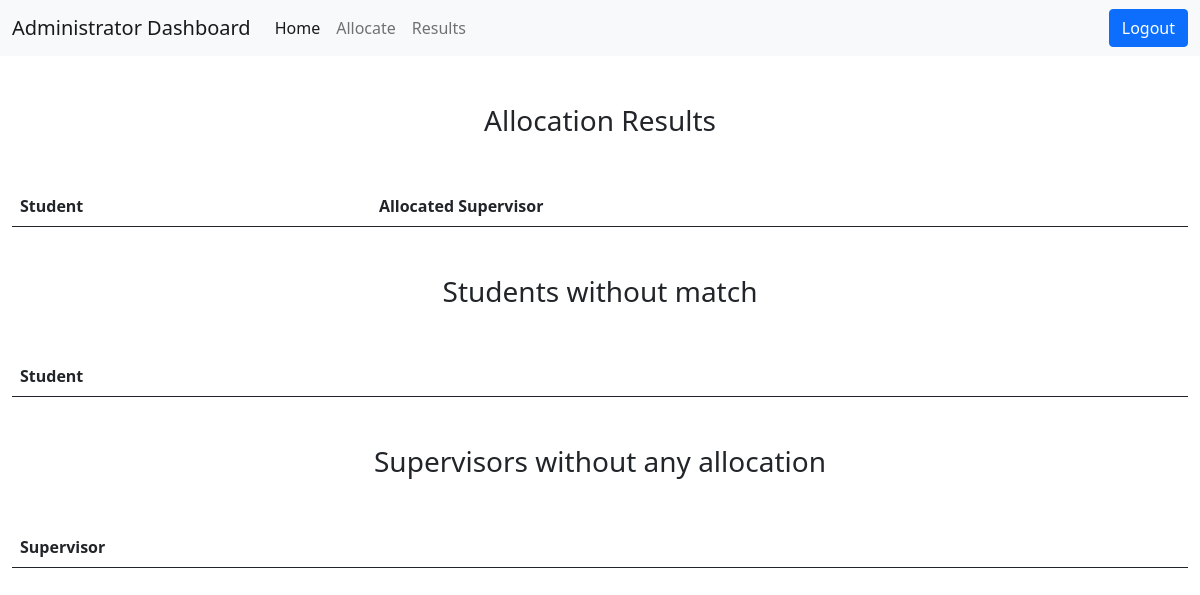
The app's page /dashboard/admin/results (signed in), older data.
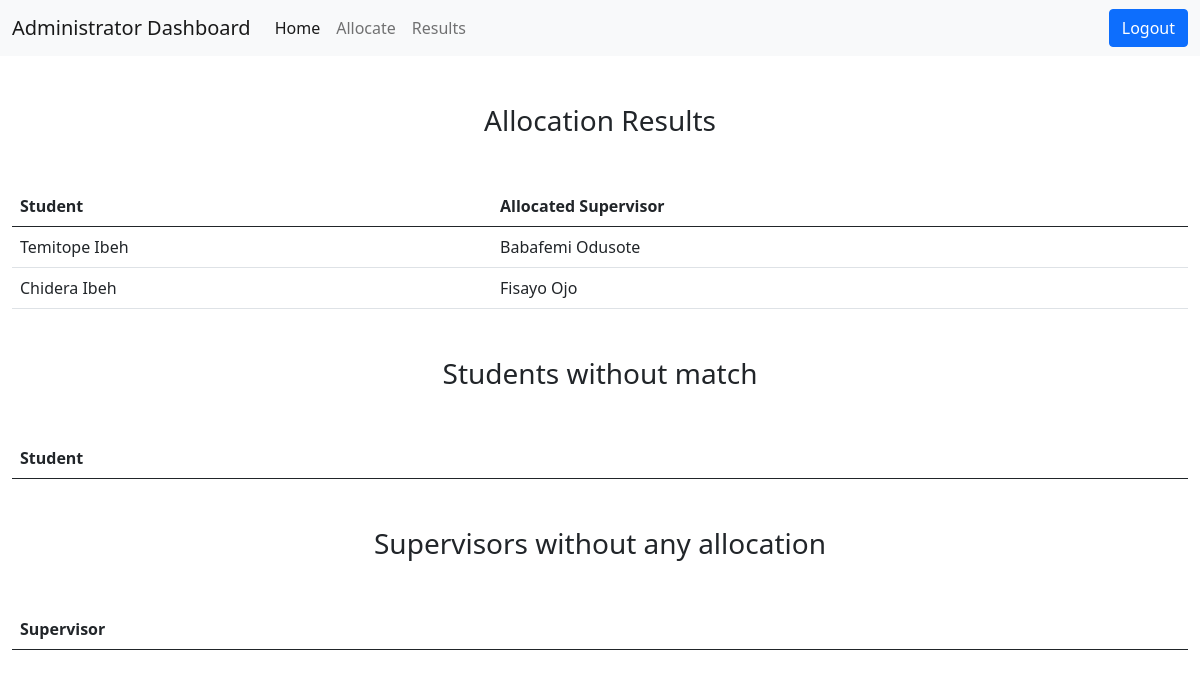
The same page, newer data.
### accounts/models.py (models this page shows, shortened)
class Allocated(models.Model):
    student = models.OneToOneField(UnallocatedStudents,  on_delete=models.CASCADE, null=False)
    supervisor = models.ForeignKey(UnallocatedSupervisors, on_delete=models.CASCADE, null=False)
    class Meta:
        verbose_name_plural = 'Allocated'

class UnallocatedStudents(models.Model):
    AREAS = (
        ('Artificial Intelligence - Robotics, Data Science, Algorithm Design, Machine Learning', 'Artificial Intelligence - Robotics, Data Science, Algorithm Design, Machine Learning'),
        ('Systems Engineering - Information Systems, Web Development, Mobile Development, Game Development, Software Development, Database Management', 'Systems Engineering - Information Systems, Web Development, Mobile Development, Game Development, Software Development, Database Management'),
        ('Networking and Communication - Network Administration, Telecommunication, Cloud Computing', 'Networking and Communication - Network Administration, Telecommunication, Cloud Computing'),
        ('Design and Animation','Design and Animation'),
        ('Cyber Security', 'Cyber Security'),
    )
    CATEGORY = (
        ('Research', 'Research'),
        ('Implementation', 'Implementation'),
        ('Research + Implementation', 'Research + Implementation'),
    )
    student = models.OneToOneField(Students,  on_delete=models.CASCADE, null=False)
    level = models.CharField(max_length=200,  default=None)
    department = models.CharField(max_length=200,  default=None)
    course = models.CharField(max_length=200,  default=None)
    type = models.CharField(max_length=200, verbose_name=("Category of Project"), choices=CATEGORY, default=None)
    first_choice = models.CharField(max_length=200, verbose_name=("First Choice"), choices=AREAS, default=None)
    second_choice = models.CharField(max_length=200, verbose_name=("Second Choice"), choices=AREAS, default=None)
    third_choice = models.CharField(max_length=200, verbose_name=("Third Choice"), choices=AREAS, default=None)
    fourth_choice = models.CharField(max_length=200, verbose_name=("Fourth Choice"), choices=AREAS, default=None)
    fifth_choice = models.CharField(max_length=200, verbose_name=("Fifth Choice"), choices=AREAS, default=None)
    class Meta:
        verbose_name_plural = 'Unallocated Students'
    def __str__(self):
        return str(self.student)

class Students(models.Model):
    LEVEL = (
        ('400 Level', '400 Level'),
        ('500 Level', '500 Level'),
    )
    DEPARTMENT = (
        ('CIS', 'Computer and Information Science'),
    )
    COURSE = (
        ('Computer Science', 'Computer Science'),
        ('Management and Information Science', 'Management and Information Science'),
    )
    student = models.OneToOneField(User, on_delete=models.CASCADE, null=False)
    level = models.CharField(max_length=200, choices=LEVEL)
    department = models.CharField(max_length=200, choices=DEPARTMENT)
    course = models.CharField(max_length=200, choices=COURSE)
    class Meta:
        verbose_name_plural = 'Students'
    def __str__(self):
        return str(self.student)

class UnallocatedSupervisors(models.Model):
    AREAS = (
        ('Artificial Intelligence - Robotics, Data Science, Algorithm Design, Machine Learning', 'Artificial Intelligence - Robotics, Data Science, Algorithm Design, Machine Learning'),
        ('Systems Engineering - Information Systems, Web Development, Mobile Development, Game Development, Software Development, Database Management', 'Systems Engineering - Information Systems, Web Development, Mobile Development, Game Development, Software Development, Database Management'),
        ('Networking and Communication - Network Administration, Telecommunication, Cloud Computing', 'Networking and Communication - Network Administration, Telecommunication, Cloud Computing'),
        ('Design and Animation','Design and Animation'),
        ('Cyber Security', 'Cyber Security'),
    )
    CATEGORY = (
        ('Research', 'Research'),
        ('Implementation', 'Implementation'),
        ('Research + Implementation', 'Research + Implementation'),
    )
    supervisor = models.OneToOneField(Supervisors,on_delete=models.CASCADE, null=False)
    staff_level = models.CharField(max_length=200, default=None)
    department = models.CharField(max_length=200,  default=None)
    type = models.CharField(max_length=200, verbose_name=("Category of Project"), choices=CATEGORY, default=None)
    first_choice = models.CharField(max_length=200, verbose_name=("First Choice"), choices=AREAS, default=None)
    second_choice = models.CharField(max_length=200, verbose_name=("Second Choice"), choices=AREAS, default=None)
    third_choice = models.CharField(max_length=200, verbose_name=("Third Choice"), choices=AREAS, default=None)
    fourth_choice = models.CharField(max_length=200, verbose_name=("Fourth Choice"), choices=AREAS, default=None)
    fifth_choice = models.CharField(max_length=200, verbose_name=("Fifth Choice"), choices=AREAS, default=None)
    class Meta:
        verbose_name_plural = 'Unallocated Supervisors'
    def __str__(self):
        return str(self.supervisor)

class Supervisors(models.Model):
    LEVEL = (
        ('Professor', 'Professor'),
        ('Associate Professor', 'Associate Professor'),
        ('Senior Lecturer', 'Senior Lecturer'),
        ('Lecturer 1', 'Lecturer 1'),
        ('Lecturer 2', 'Lecturer 2'),
        ('Assistant Lecturer', 'Assistant Lecturer'),
    )
    DEPARTMENT = (
        ('CIS', 'Computer and Information Science'),
    )
    staff = models.OneToOneField(User, on_delete=models.CASCADE, null=False)
    staff_level = models.CharField(max_length=200, choices=LEVEL)
    department = models.CharField(max_length=200, choices=DEPARTMENT)
    class Meta:
        verbose_name_plural = 'Supervisors'
    def __str__(self):
        return str(self.staff)

### accounts/views.py (the view)
# urls.py: path('dashboard/admin/results', views.allocate_results, name='allocate_results'),
@login_required
def allocate_results(request):
    results = Allocated.objects.all()
    context = {
        'results': results
    }
    return render(request, 'accounts/admin/allocate_results.html', context)

### accounts/models.py (called while the page is built)
def get_full_name(self):
    return str(self.first_name) + " " + str(self.last_name)

### accounts/templates/accounts/admin/allocate_results.html (shortened to what this page needs)
{% extends "accounts/admin/base_admin.html" %}
{% load static %}
{% block content %}
<div class="text-center mt-5 mb-5">
    <h3>Allocation Results</h3>
</div>
<table class="table table-hover">
    <thead>
      <tr>
        <th scope="col">Student</th>
        <th scope="col">Allocated Supervisor</th>
      </tr>
    </thead>
    <tbody>
        {% for allocate in results %}
        <tr>
            <td>{{ allocate.student }}</td>
            <td>{{ allocate.supervisor }}</td>
          </tr>
        {% endfor %}
    </tbody>
  </table>
<div class="text-center mt-5 mb-5">
    <h3>Students without match</h3>
</div>
<table class="table table-hover">
    <thead>
      <tr>
        <th scope="col">Student</th>
      </tr>
    </thead>
  </table>
<div class="text-center mt-5 mb-5">
    <h3>Supervisors without any allocation</h3>
</div>
<table class="table table-hover">
    <thead>
      <tr>
        <th scope="col">Supervisor</th>
      </tr>
    </thead>
  </table>
{% endblock %}

Row changes from the older to the newer data that the page shows:
added Allocated: student "Temitope Ibeh", supervisor "Babafemi Odusote"
added Allocated: student "Chidera Ibeh", supervisor "Fisayo Ojo"
